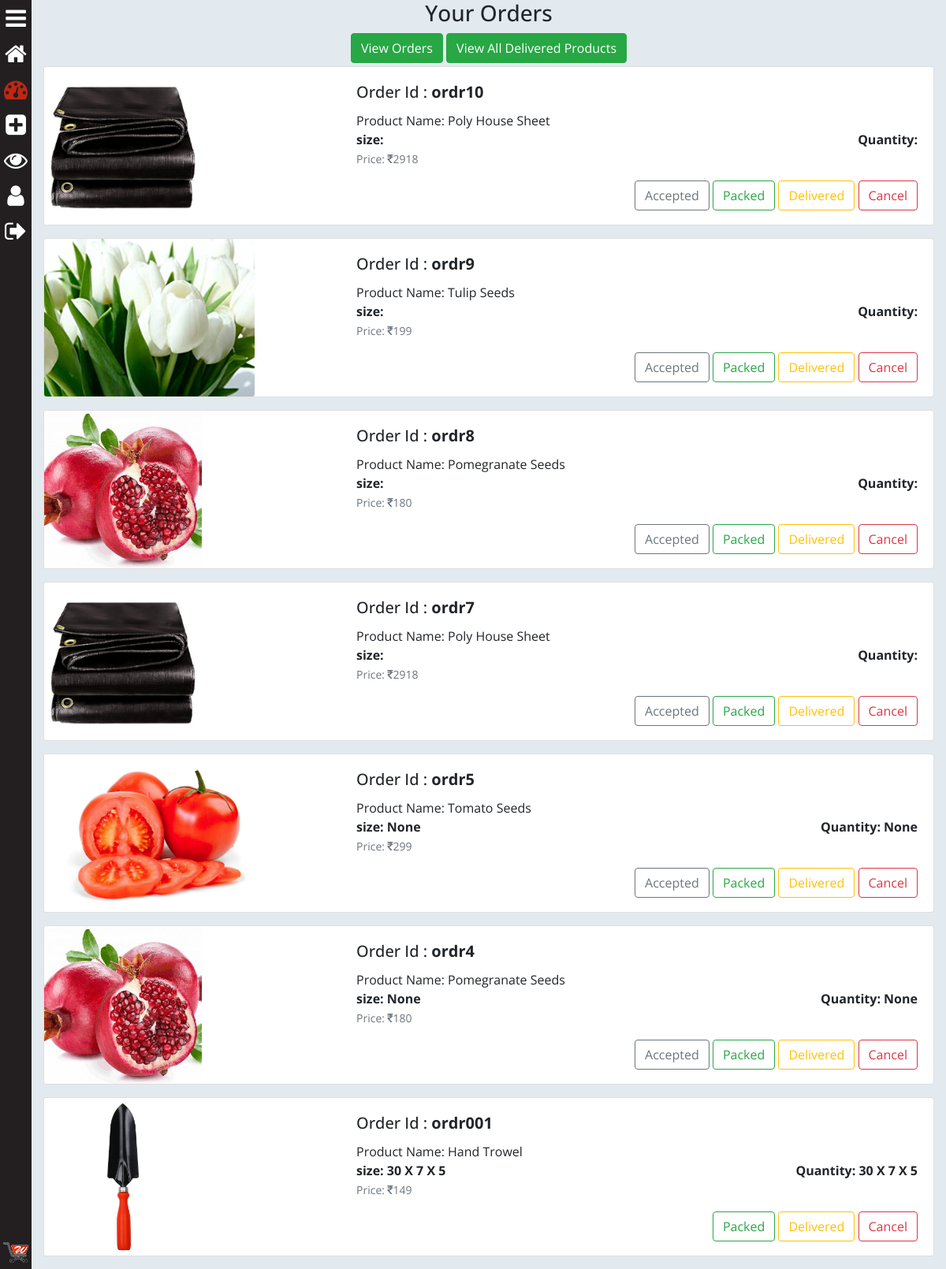
Page /seller/ (signed in) on the committed database.
### saler/models.py (models this page shows, shortened)
class Orders(models.Model):
    STATUS_CHOICES = (
        ("Accepted", 'Accepted'), ("Packed", 'Packed'), ("On The Way", 'On The Way'), ("Delivered", 'Delivered'),
        ("Cancel", 'Cancel'))
    order_id = models.CharField(max_length=50, default='')
    saler = models.CharField(max_length=100, default='wrappers@admin', )
    user = models.ForeignKey(User, default='', on_delete=models.CASCADE)
    products = models.CharField(max_length=50)
    size = models.CharField(max_length=50, default='', null=True)
    status = models.CharField(max_length=15, choices=STATUS_CHOICES, default='')
    time_stamp = models.DateTimeField(auto_now_add=True, null=True, blank=True)

class Product(models.Model):
    Avilabel_Product = (("In Stock", 'In Stock'), ("Out Stock", 'Out Stock'))
    Star_Rating = (("⭐", '⭐'), ("⭐⭐", '⭐⭐'), ("⭐⭐⭐", '⭐⭐⭐'), ("⭐⭐⭐⭐", '⭐⭐⭐⭐'), ("⭐⭐⭐⭐⭐", '⭐⭐⭐⭐⭐'))
    GST_CHOICES = (("0", '0'), ("3", '3'), ("5", '5'), ("12", '12'), ("18", '18'), ("28", '28'))
    product_id = models.BigAutoField(primary_key=True)
    product_id2 = models.CharField(max_length=100, default='')
    shop = models.ForeignKey(User, on_delete=models.CASCADE, default='')
    product_name = models.CharField(max_length=100)
    category = models.ForeignKey(category, default="", verbose_name="Category", on_delete=models.SET_DEFAULT, null=True)
    subcategory = models.CharField(max_length=50, default="")
    slug = models.CharField(max_length=400, default="")
    price = models.IntegerField(default=0)
    price_not = models.IntegerField(default=999)
    Product_Status = models.CharField(default='0', max_length=300, choices=Avilabel_Product)
    desc = models.TextField()
    short_description_1 = models.CharField(max_length=5000, default="")
    short_description_2 = models.CharField(max_length=5000, default="")
    short_description_3 = models.CharField(max_length=5000, default="")
    short_description_4 = models.CharField(max_length=5000, default="")
    short_description_5 = models.CharField(max_length=5000, default="")
    short_description_6 = models.CharField(max_length=5000, default="")
    short_description_7 = models.CharField(max_length=5000, default="")
    gst = models.CharField(default='0', max_length=3, choices=GST_CHOICES)
    Rating = models.CharField(default='0', max_length=100, choices=Star_Rating)
    Package_Dimensions = models.CharField(max_length=100, default=0)
    Item_Weight = models.CharField(max_length=100, default=0)
    Height = models.CharField(max_length=50, default="")
    Width = models.CharField(max_length=50, default="")
    color = models.CharField(max_length=50, null=True)
    seeds_per_pack = models.CharField(max_length=50, null=True)
    Avilabel_date = models.DateField(null=True)
    pub_date = models.DateField(auto_now=True)
    is_featured = models.BooleanField(default=False)
    num_visits = models.IntegerField(default=0)
    last_visit = models.DateTimeField(blank=True, null=True)
    image1 = models.ImageField(upload_to='products/images', default="", null=True)
    image2 = models.ImageField(upload_to='products/images', default="", null=True, blank=True)
    image3 = models.ImageField(upload_to='products/images', default="", null=True, blank=True)
    image4 = models.ImageField(upload_to='products/images', default="", null=True, blank=True)
    image5 = models.ImageField(upload_to='products/images', default="", null=True, blank=True)

### saler/views.py (the view)
# urls.py: path('', views.dashboard, name = 'dashboard'),
@login_required
def dashboard(request):
	if request.user.is_superuser or request.user.is_staff:
		if request.method == 'GET':
			odrr = request.GET.get('odrr')
			st = request.GET.get('st')
			if st == 'Cancel':
				o = Orders.objects.filter(order_id=odrr).first()
				o.status = 'Cancel'
				o.save()
			if st == 'Accepted':
				o = Orders.objects.filter(order_id=odrr).first()
				o.status = 'Accepted'
				o.save()
			if st == 'Packed':
				o = Orders.objects.filter(order_id=odrr).first()
				o.status = 'Packed'
				o.save()
			if st == 'Delivered':
				o = Orders.objects.filter(order_id=odrr).first()
				o.status = 'On The Way'
				o.save()
		ordr = [i for i in Orders.objects.filter(saler=request.user) if i.status != 'Cancel' and i.status != 'On The Way' and i.status != 'Delivered'][::-1]
		params = {
				'orders':ordr,
				'dorders': [i for i in Orders.objects.filter(saler=request.user) if i.status != 'Cancel' and i.status == 'On The Way' or i.status == 'Delivered'][::-1],
				'cart_element_no' : len([p for p in MyCart.objects.all() if p.user == request.user]),
				}
		return render(request, 'saler/dashboard.html', params)
	else:
		return redirect("/")

### main/templatetags/app_tags.py (called while the page is built)
@register.filter(name='split')
def split(str, key):
    return str.split(key)

@register.filter(name='remfl')
def remfl(str1, key):
	if str1 != '' and key != '':
		return str(str1)[int(key):-int(key)]

@register.filter(name='product')
def product(str1, key):
	if str1.split(key)[0] != '':
		ppp = Product.objects.filter(product_id=str1.split(key)[0]).first()
		return [ppp.product_name,ppp.image1.url,ppp.price]

### saler/templates/saler/dashboard.html (shortened to what this page needs)
{% extends 'saler/base.html' %}
{% load static %}
{% block saler_head %}
<link rel="stylesheet" href="{% static 'saler/css/home_style.css' %}">
{% endblock saler_head %}
{% block saler_body %}
{% load app_tags %}
<div class="container-fluid">
	<h3 style="text-align: center;">Your Orders</h3>
	<div style="text-align: center;" class="pb-1">
	<a href="#" style="text-align: center;" class="btn btn-success" onclick="document.getElementById('odrs').style.display='block'; document.getElementById('dodrs').style.display='none';">View Orders</a>
	<a href="#" style="text-align: center;" class="btn btn-success" onclick="document.getElementById('odrs').style.display='none'; document.getElementById('dodrs').style.display='block';">View All Delivered Products</a>
	</div>
	<div id="odrs">
	{% for ord in orders %}
	<div class="card mb-3" >
	  <div class="row no-gutters">
	    <div class="col-md-4">
	    	 {% for item in ord.products|split:',' %}
	        {% if item|product:'|'|slice:'0:1'|remfl:'2'%}
	      <img src="{{item|product:'|'|slice:'1:2'|remfl:'2'}}" class="card-img" alt="..." style="max-height: 200px; width: auto;">
	      	{% endif %}
	      	{% endfor %}
	    </div>
	    <div class="col-md-8">
	      <div class="card-body">
	        <h5 class="card-title">Order Id : <strong>{{ord.order_id}}</strong></h5>
	        {% for item in ord.products|split:',' %}
	        {% if item|product:'|'|slice:'0:1'|remfl:'2'%}
	        <p class="card-text m-0">Product Name: {{item|product:'|'|slice:'0:1'|remfl:'2'}}</p>
	        {% endif %}
	      	{% endfor %}
	        <p class="card-text m-0"><b>size: {{ord.size}}</b> <b style="float: right;">Quantity: {{ord.size}}</b></p>
	         {% for item in ord.products|split:',' %}
	        {% if item|product:'|'|slice:'0:1'|remfl:'2'%}
	        <p class="card-text"><small class="text-muted">Price: <i class="fa fa-inr" aria-hidden="true"></i>{{item|product:'|'|slice:'2:3'|remfl:'1'}}</small></p>
	         {% endif %}
	      	{% endfor %}
	        <div style="float: right;">
	        	{% if ord.status in '' %}
	        	<form style="display: inline;">
		        	<button type="submit" class="btn btn-outline-secondary">Accepted</button>
		        </form>
				{% endif %}
		        {% if ord.status != 'Packed' and ord.status != 'Delivered' %}
		        <form style="display: inline;">
					<button type="submit" class="btn btn-outline-success">Packed</button>
				</form>
				{% endif %}
		        {% if ord.status != 'Delivered' %}
		        <form style="display: inline;">
					<button type="submit" class="btn btn-outline-warning">Delivered</button>
				</form>
				{% endif %}
				<form style="display: inline;">
					<button type="submit" class="btn btn-outline-danger">Cancel</button>
				</form>
			</div>
	      </div>
	    </div>
	  </div>
	</div>
	{% endfor %}
	</div>
</div>
{% endblock saler_body %}

### saler/templates/saler/base.html (shortened to what this page needs)
{% load static %}
<!DOCTYPE html>
<html>
<head style="font-family: economicaregular;">
	<link href="{% static 'main/css/bootstrap.min.css' %}" rel="stylesheet">
	<link href="{% static 'saler/font-awesome/css/font-awesome.min.css' %}" rel="stylesheet">
	<link href="{% static 'saler/css/style.css' %}" rel="stylesheet">
	{% block saler_head %}
	{% endblock saler_head %}
</head>
<body style="background: #e2eaef; font-family: 'Open Sans', sans-serif;">
	<div class="side_nav" id="nav" style="z-index: 99;">
		<a onclick="menuDisp()" onmouseenter="document.getElementById('wallet').style.left = '-400px';"
			data-toggle="tooltip" data-placement="top" title="Menu"><i class="fa fa-bars a" aria-hidden="true"></i>
		</a>
		<a onmouseenter="document.getElementById('wallet').style.left = '-400px';" href="{% url 'saler_home' %}"
			data-toggle="tooltip" data-placement="top" title="Home"><i class="fa fa-home" aria-hidden="true"></i>
		</a>
		<a onmouseenter="document.getElementById('wallet').style.left = '-400px';" href="{% url 'dashboard' %}"
			data-toggle="tooltip" data-placement="top" title="Dashboard"><i class="fa fa-tachometer"
				aria-hidden="true"></i>
		</a>
		<a onmouseenter="document.getElementById('wallet').style.left = '-400px';" href="{% url 'add_product' %}"
			data-toggle="tooltip" data-placement="top" title="Add Product"><i class="fa fa-plus-square"
				aria-hidden="true"></i></a>
		<a onmouseenter="document.getElementById('wallet').style.left = '-400px';" href="{% url 'view_products' %}"
			data-toggle="tooltip" data-placement="top" title="View My Products"><i class="fa fa-eye"
				aria-hidden="true"></i></a>
		<a href="##" data-container="body" data-toggle="popover" data-placement="right" data-trigger="focus"
					data-html="true"
					data-content="<a href='{% url 'saler_account_settings' %}'>Account Settings</a>" onmouseenter="document.getElementById('wallet').style.left = '-400px';" data-toggle="tooltip"
			 title="User Profile"><i class="fa fa-user a" aria-hidden="true"></i></a>
		<a onmouseenter="document.getElementById('wallet').style.left = '-400px';" href="{% url 'logout' %}"
			data-toggle="tooltip" data-placement="top" title="Logout"><i class="fa fa-sign-out"
				aria-hidden="true"></i></a>
		<div style="bottom: 0; position: absolute;"><a
				onmouseenter="document.getElementById('wallet').style.left = '40px';" data-toggle="tooltip"
				data-placement="top" title="Wrappers"><img src="{% static 'main/images/wrapper_logo.png' %}"
					style="width: 80%" class="mb-1"></a>
		</div>
	</div>
	<main id="main">
		{% block saler_body %}
		{% endblock saler_body %}
	</main>
</body>
</html>

### saler/static/saler/css/style.css (style rules this page uses)
.side_nav { transition: all 300ms linear; width: 40px; height: 100%; position: fixed; left: 0; text-align: center; background-color: #231f20; z-index: 99; }
.side_nav a { font-size: 30px; color: #fff; }
.a { color: #fff; }
#main { transition: all 300ms linear; margin-left: 40px; }

### rows in the picture
Orders: price (picture), order_id "ordr10"
Product: products "Poly House Sheet" "Poly House Sheet", products "2918" "2918"
Orders: price (picture), order_id "ordr9"
Product: products "Tulip Seeds", products "199"
Orders: price (picture), order_id "ordr8"
Product: products "Pomegranate Seeds" "Pomegranate Seeds", products "180" "180"
Orders: price (picture), order_id "ordr7"
Orders: price (picture), order_id "ordr5", size "None"
Product: products "Tomato Seeds", products "299"
Orders: price (picture), order_id "ordr4", size "None"
Orders: price (picture), order_id "ordr001", size "30 X 7 X 5"
Product: products "Hand Trowel", products "149"
